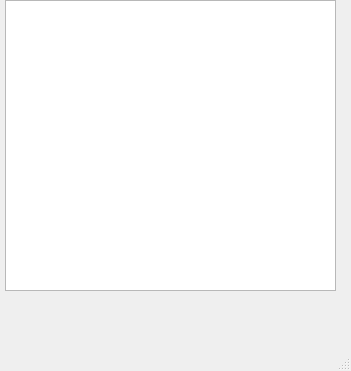
<?xml version="1.0" encoding="UTF-8"?>
<ui version="4.0">
 <class>MainWindow</class>
 <widget class="QMainWindow" name="MainWindow">
  <property name="geometry">
   <rect>
    <x>0</x>
    <y>0</y>
    <width>351</width>
    <height>371</height>
   </rect>
  </property>
  <property name="windowTitle">
   <string>MainWindow</string>
  </property>
  <widget class="QWidget" name="centralwidget">
   <widget class="QGraphicsView" name="graphicsView">
    <property name="geometry">
     <rect>
      <x>5</x>
      <y>0</y>
      <width>331</width>
      <height>291</height>
     </rect>
    </property>
   </widget>
  </widget>
  <widget class="QMenuBar" name="menubar">
   <property name="geometry">
    <rect>
     <x>0</x>
     <y>0</y>
     <width>351</width>
     <height>25</height>
    </rect>
   </property>
  </widget>
  <widget class="QStatusBar" name="statusbar"/>
 </widget>
 <resources/>
 <connections/>
</ui>
